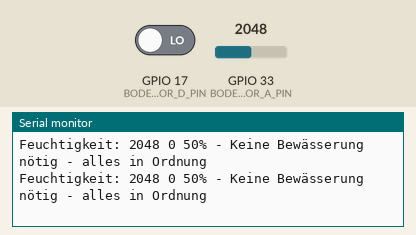
Bench run of a sketch on a simulated ESP32. On the bench: the last lines printed to the serial monitor. The test bench sets the inputs (shaded band); at power-on: GPIO 33 (BODEN_SENSOR_A_PIN) = 2048, GPIO 17 (BODEN_SENSOR_D_PIN) LOW.

Above: at 4.8 s.
4.9 s: GPIO 33 (BODEN_SENSOR_A_PIN) set to 2145
At 8.2 s:
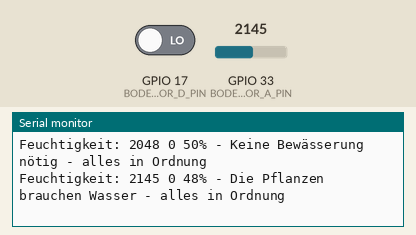
12.5 s: GPIO 17 (BODEN_SENSOR_D_PIN) driven HIGH
At 16.0 s:
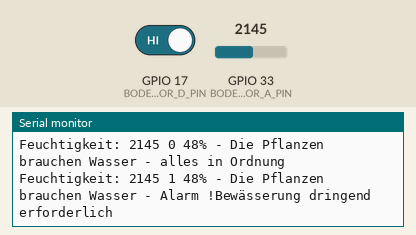
19.5 s: GPIO 33 (BODEN_SENSOR_A_PIN) set to 2047
At 22.8 s:
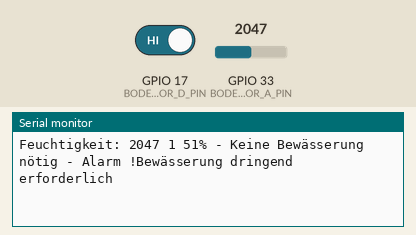
26.5 s: GPIO 17 (BODEN_SENSOR_D_PIN) driven LOW
At 29.5 s:
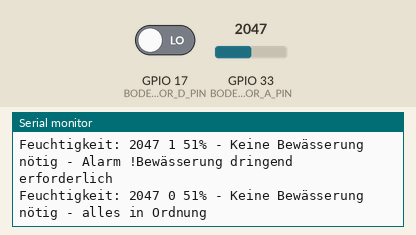

Measured:
- the behaviour switches between 2088 and 2089 on GPIO 33 (BODEN_SENSOR_A_PIN) (found by bisection; images 0 and 1)
- after the input at 4.9 s, the serial monitor: prints a new line after 2.6 s (image 1)
- after the input at 12.5 s, the serial monitor: prints a new line after 2.0 s (image 2)
- after the input at 19.5 s, the serial monitor: prints a new line after 2.0 s (image 3)
- after the input at 26.5 s, the serial monitor: prints a new line after 2.0 s (image 4)

The sketch:

Sensor-YL-69.ino
```cpp
/*
 * messen der Bodenfeuchte mit YL-69
 */
#define BODEN_SENSOR_A_PIN   33                // Pin für den Boden-Sensor analog
#define BODEN_SENSOR_D_PIN   17                // Pin für den Boden-Sensor digital
#define BODEN_SENSOR_VCC_PIN 34                // Pin für VCC Boden-Sensor

int schwellenWert = 50;                        // anzupassender Schwellenwert

// lesen der YL-69 Messwerte und Aktion ausführen (hier Serial Monitor)
void lesenYL69() {
  digitalWrite(BODEN_SENSOR_VCC_PIN, HIGH);
  delay (500);
  int analogValue = analogRead(BODEN_SENSOR_A_PIN);
  int digitalValue = digitalRead(BODEN_SENSOR_D_PIN);
  int feuchtigkeit = map(analogValue, 0, 4095, 100, 0);//maps the analog value - 100% very wet/0% - very dry
  digitalWrite(BODEN_SENSOR_VCC_PIN, HIGH);
  Serial.print("Feuchtigkeit: ");
  Serial.print(analogValue);
  Serial.print(" ");
  Serial.print(digitalValue);
  Serial.print(" ");
  Serial.print(feuchtigkeit);
  Serial.print("%");

  if (feuchtigkeit >= schwellenWert) {
    Serial.print(" - Keine Bewässerung nötig");
  } else {
    Serial.print(" - Die Pflanzen brauchen Wasser");
  }
  if (digitalValue == 1) {
    Serial.println(" - Alarm !Bewässerung dringend erforderlich");
  } else {
    Serial.println(" - alles in Ordnung ");
  }
  digitalWrite(BODEN_SENSOR_VCC_PIN, LOW);
}

void setup() {
  pinMode(BODEN_SENSOR_VCC_PIN, OUTPUT);
  pinMode(BODEN_SENSOR_D_PIN, INPUT);
  digitalWrite(BODEN_SENSOR_D_PIN, LOW);
  Serial.begin(115200);
}

void loop() {
  lesenYL69();
  delay(3000);
}
```
